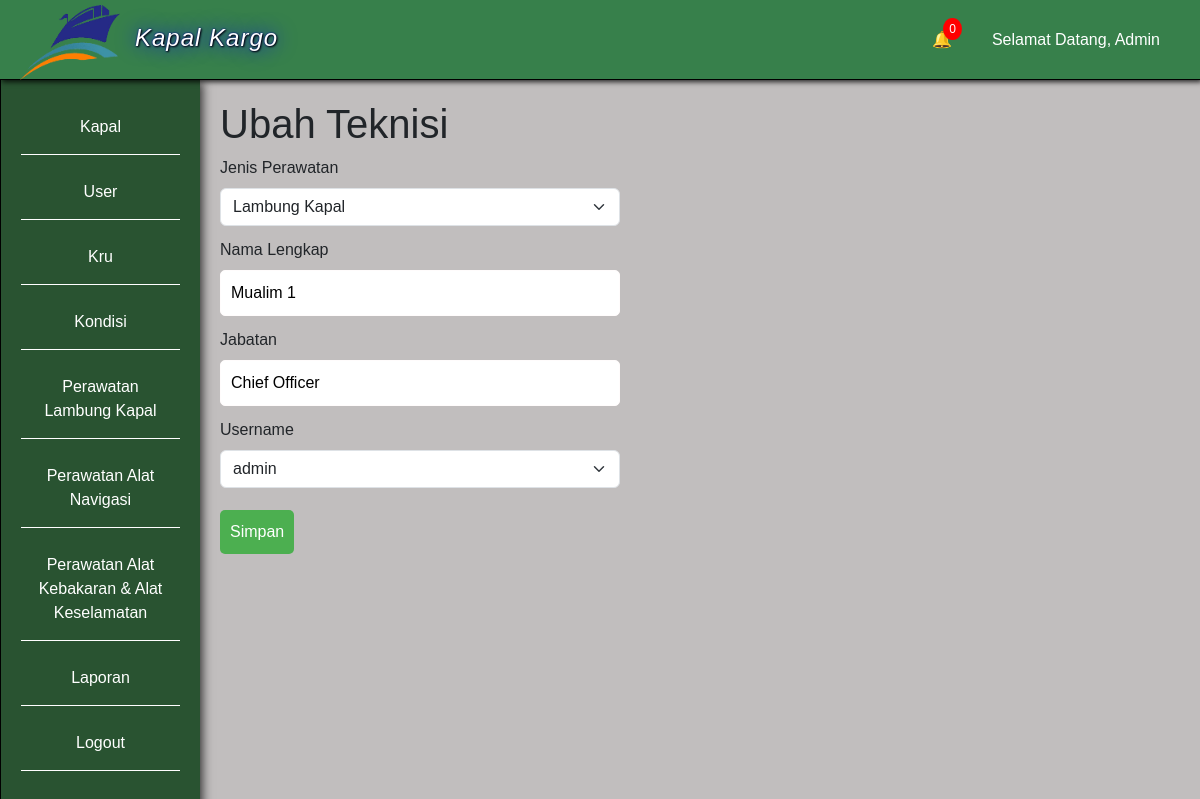
Before: /ubah_kru.php?id_kru=1 (signed in) with the older database file.
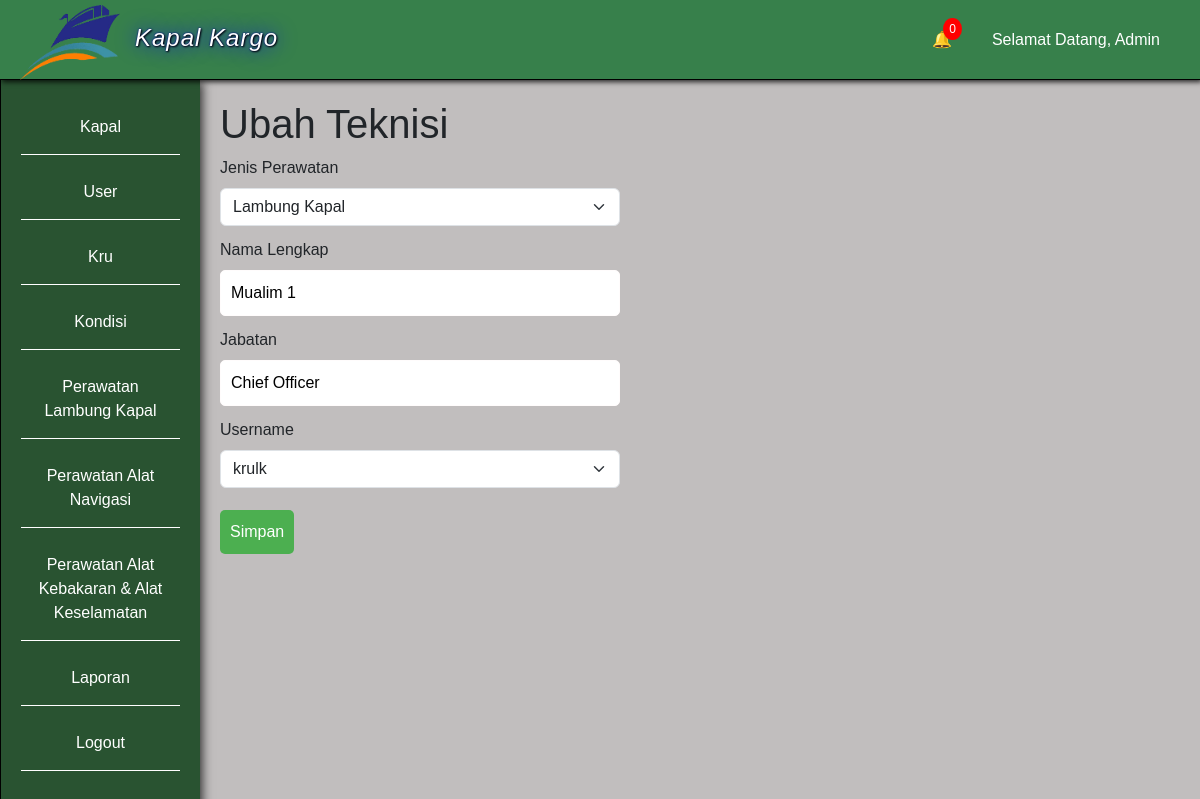
After: the same page with the newer database file.
### tables this page shows
CREATE TABLE `kru` (
  `id_kru` int(11) NOT NULL,
  `nama` varchar(50) NOT NULL,
  `jabatan` varchar(50) NOT NULL,
  `id_jenis_perawatan` int(11) NOT NULL,
  `id_user` int(11) NOT NULL
);

CREATE TABLE `user` (
  `id_user` int(11) NOT NULL,
  `nama_lengkap` varchar(50) NOT NULL,
  `username` varchar(50) NOT NULL,
  `password` varchar(255) NOT NULL,
  `role` enum('Administrator','Kru Lambung Kapal','Kru Alat Navigasi Kapal','Kru Alat Kebakaran dan Keselamatan Kapal') NOT NULL
);

CREATE TABLE `jenis_perawatan` (
  `id_jenis_perawatan` int(11) NOT NULL,
  `jenis_perawatan` varchar(100) NOT NULL
);

### ubah_kru.php (the view, shortened to what this page needs)
<?php
    include 'koneksi.php';
    $id_kru = $_GET['id_kru'];
    $data_kru = mysqli_fetch_assoc(mysqli_query($conn, "SELECT * FROM kru INNER JOIN jenis_perawatan ON kru.id_jenis_perawatan = jenis_perawatan.id_jenis_perawatan INNER JOIN user ON kru.id_user = user.id_user WHERE id_kru = '$id_kru'"));
?>
<html>
<head>
    <link href="https://cdn.jsdelivr.net/npm/bootstrap@5.3.3/dist/css/bootstrap.min.css" rel="stylesheet">
    <link rel="stylesheet" href="style.css">
</head>
<body>
    <?php include 'top-side-bar.php'; ?>
    <div class="main">
        <h1>Ubah Teknisi</h1>
        <form method="post" class="form-admin">
            <div class="form-group">
                <label for="id_jenis_perawatan">Jenis Perawatan</label>
                <select name="id_jenis_perawatan" id="id_jenis_perawatan" required class="form-select">
                    <option value="<?= $data_kru['id_jenis_perawatan']; ?>"><?= $data_kru['jenis_perawatan']; ?></option>
                </select>
            </div>
            <div class="form-group">
                <label for="nama">Nama Lengkap</label>
                <input type="text" id="nama" name="nama" class="input" value="<?= $data_kru['nama']; ?>" required>
            </div>
            <div class="form-group">
                <label for="jabatan">Jabatan</label>
                <input type="text" id="jabatan" name="jabatan" class="input" value="<?= $data_kru['jabatan']; ?>" required>
            </div>
            <div class="form-group">
                <label for="id_user">Username</label>
                <select name="id_user" id="id_user" required class="form-select">
                    <option value="<?= $data_kru['id_user']; ?>"><?= $data_kru['username']; ?></option>
                </select>
            </div>
            <button type="submit" class="btn" name="btnSimpan">Simpan</button>
        </form>
    </div>
</body>
</html>

Changed rows visible on the page:
changed kru "Mualim 1": id_user "admin" → "krulk"
